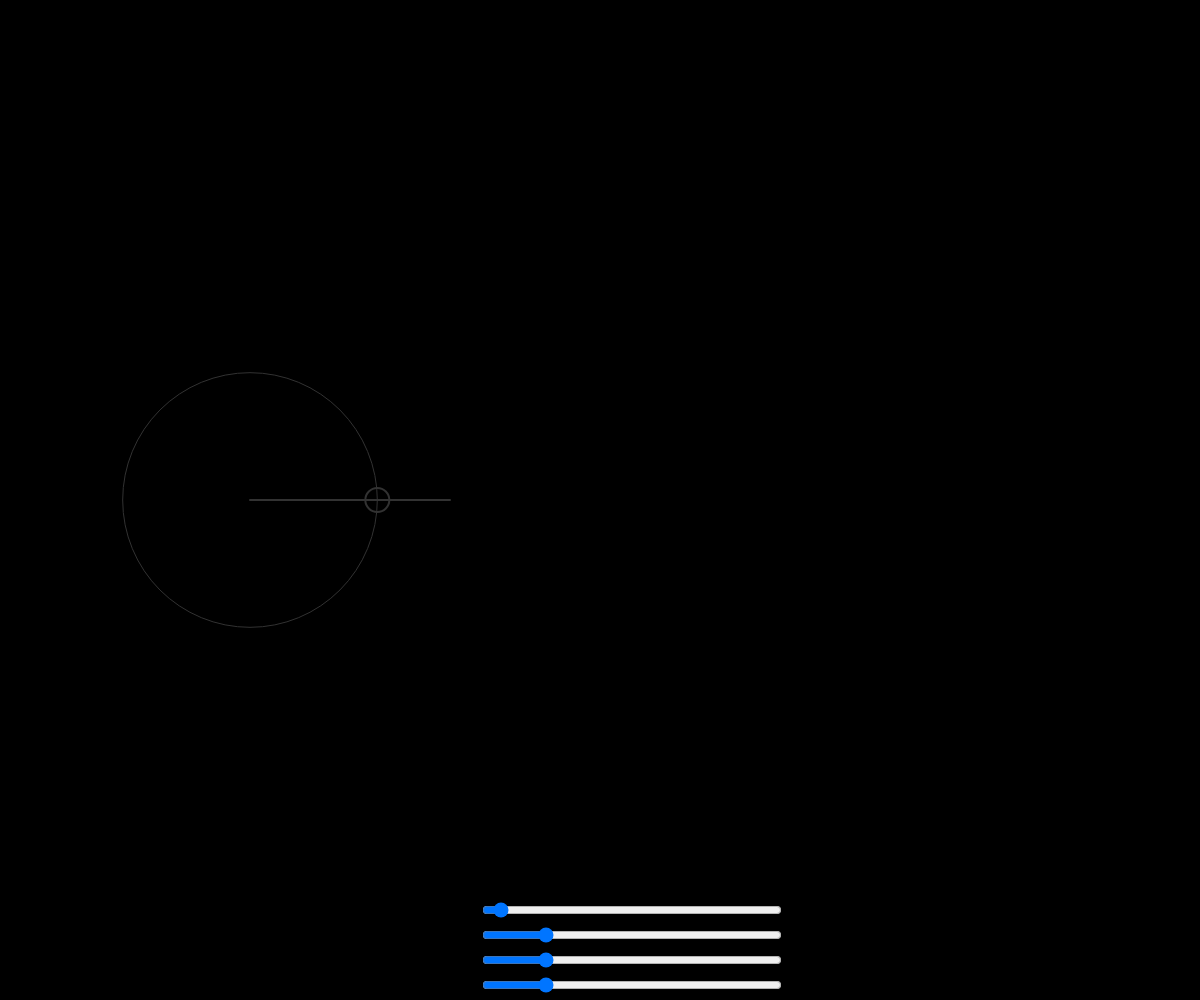
Frame 1 (no input)
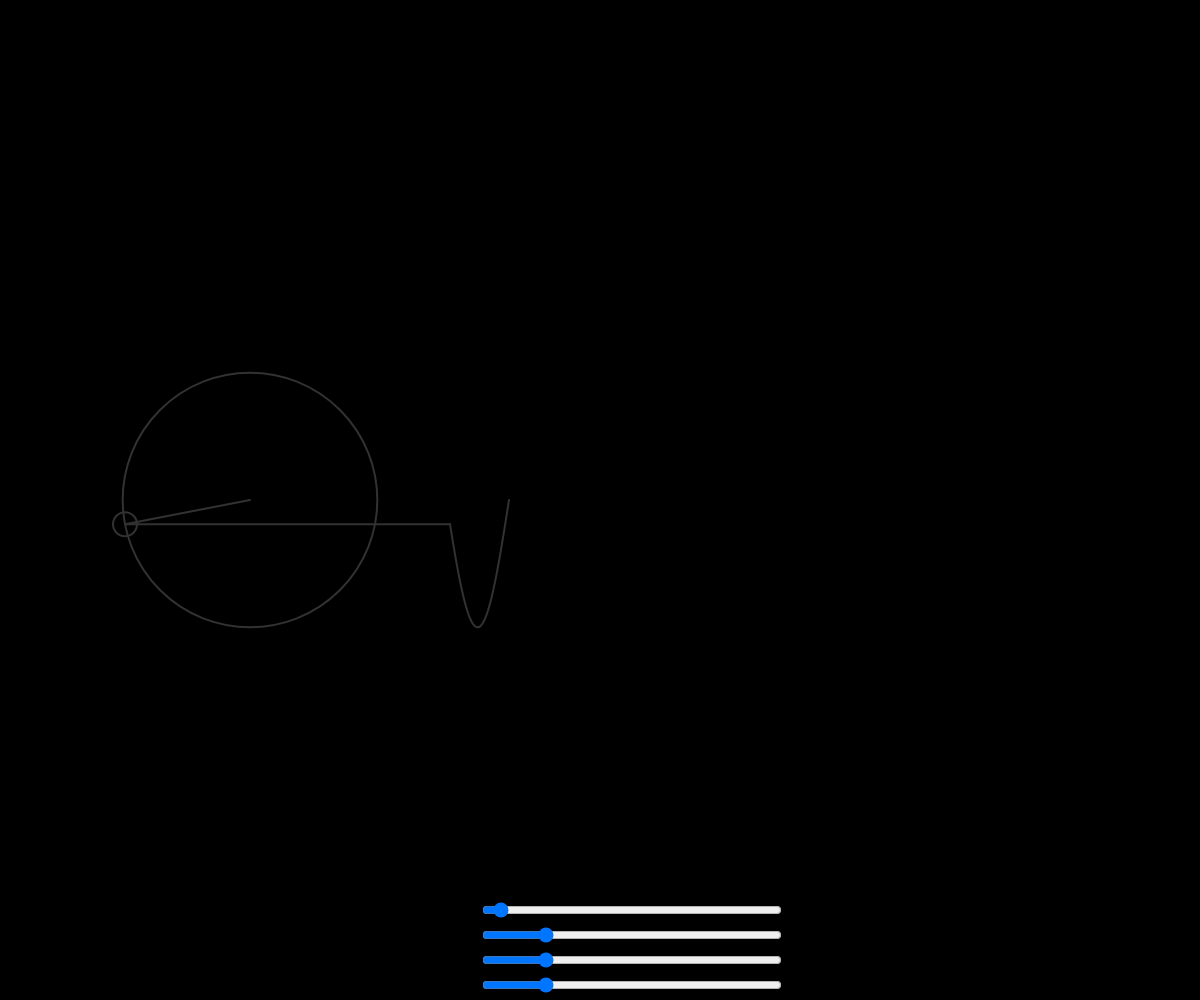
Frame 60 (no input)
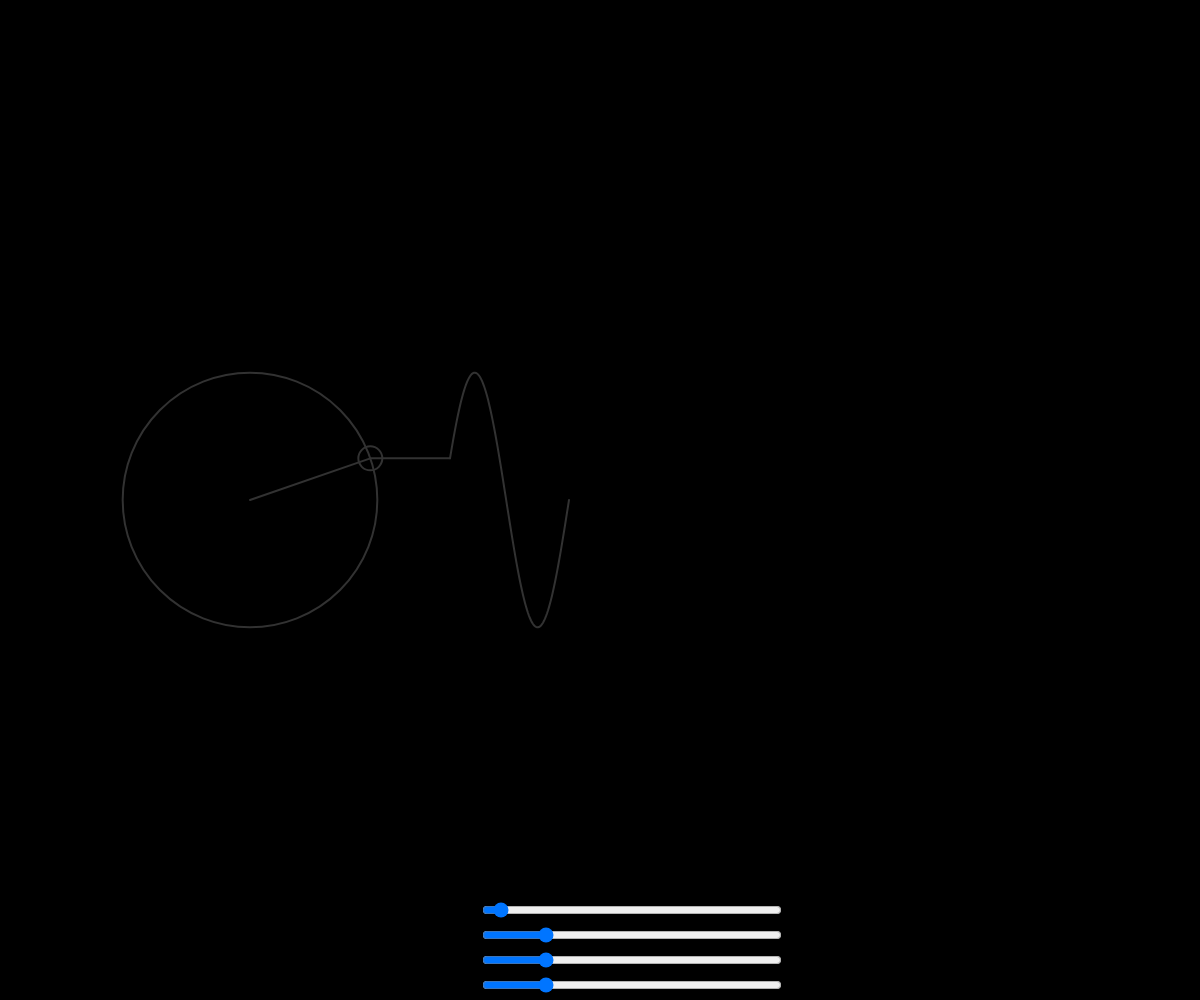
Frame 120 (the mouse pressed at the canvas centre since frame 60)

The p5.js sketch that drew these frames (run headless with seeded random() and noise() and a simulated clock; from frame 60 on, the mouse is pressed at the canvas centre):

// p5.js sketch
// ── sketch.js
var r = 0;
var g = 230;
var b = 255;
let time = 0;
let wave = [];
var slider1,slider2,slider3,slider4;

function setup() {
  createCanvas(windowWidth, windowHeight);
  slider1 = createSlider(0, 255, 50, 0.1);
  slider1.position(width / 2.5, height - 50);
  slider1.style('width','300px');
  slider2 = createSlider(0, 255, 50, 0.1);
  slider2.position(width / 2.5, height - 25);
  slider2.style('width','300px');
  slider3 = createSlider(0, 255, 50, 0.1);
  slider3.position(width / 2.5, height - 75);
  slider3.style('width','300px');
  slider4 = createSlider(0, 25, 1, 1);
  slider4.position(width / 2.5, height - 100);
  slider4.style('width','300px');
  
}

function draw() {
  background(0);
  r = map(slider3.value(), 0, 255, 0, 255);
  b = map(slider2.value(), 255, 0, 255, 0);
  g = map(slider1.value(), 0, 255, 0, 255);
  
  translate(250, height / 2);
  let x = 0;
  let y = 0;

  for (let i = 0; i < slider4.value(); i++) {
    let prevx = x;
    let prevy = y;

    let n = i * 2 + 1;
    let radius = 100 * (4 / (n * PI));
    x += radius * cos(n * time);
    y += radius * sin(n * time);

    noFill();
    stroke(r, g, b);
    ellipse(prevx, prevy, radius * 2);

    noFill();
    stroke(r, g, b);
    strokeWeight(2);
    ellipse(x, y, 24);

    line(prevx, prevy, x, y);
  }

  wave.unshift(y);

  translate(200, 0);
  line(x - 200, y, 0, wave[0]);
  beginShape();
  noFill();
  for (let i = 0; i < wave.length; i++) {
    vertex(i, wave[i]);
  }
  endShape();

  time += 0.05;

  if (wave.length > width) {
    wave.pop();
  }
}
